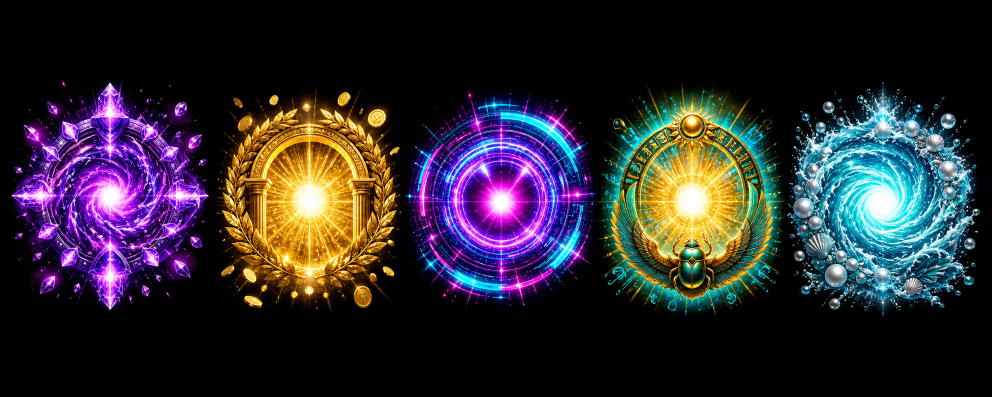
#> input picture qa/source/vslot_theme_bonus_entry_portals_imagegen.png, 1983 x 793 px (shown at 1/2 size)
$ python -i slice_imagegen_bonus_entry_portals.py   (imports and definitions only)
#> lines starting #> are read from the running program, lines starting #| are printed output that depends on the picture
#> further down, picture is the input picture: PIL image 1983x793 RGB; mean R, G, B 44.5, 39.6, 46.6
from pathlib import Path

from PIL import Image, ImageDraw, ImageEnhance, ImageFilter, ImageOps


from vslot_asset_toolchain import verify_asset_toolchain

# [1 line not run here, left out]

ROOT = Path(__file__).resolve().parents[1]
SOURCE = ROOT / "qa/source/vslot_theme_bonus_entry_portals_imagegen.png"
OUT_DIR = ROOT / "app/src/main/res/drawable-nodpi"
PREVIEW = ROOT / "qa/screenshots/theme_bonus_entry_portals_contact_sheet.png"
MOCKUP = ROOT / "qa/screenshots/theme_bonus_entry_portals_on_reels_contact_sheet.png"

GRID_COLUMNS = 5
TARGET_SIZE = (1000, 720)

CELLS = [
    ("bonus_entry_portal_violet", "Violet", "violet", ("vf_symbol_diamond.webp", "vf_symbol_v_wild.webp", "vf_symbol_star.webp")),
    ("bonus_entry_portal_roman", "Roman", "roman", ("rr_symbol_laurel.webp", "rr_symbol_v_wild.webp", "rr_symbol_coin.webp")),
    ("bonus_entry_portal_neon", "Neon", "neon", ("nn_symbol_neon_seven.webp", "nn_symbol_v_wild.webp", "nn_symbol_holo_chip.webp")),
    ("bonus_entry_portal_pharaoh", "Pharaoh", "pharaoh", ("pg_symbol_scarab.webp", "pg_symbol_v_wild.webp", "pg_symbol_ankh.webp")),
    ("bonus_entry_portal_ocean", "Ocean", "ocean", ("op_symbol_shell.webp", "op_symbol_v_wild.webp", "op_symbol_pearl.webp")),
]


# [15 lines left out: function active_bbox, not called in this run]


def alpha_from_luminance(image: Image.Image) -> Image.Image:
    luminance = ImageOps.grayscale(image)
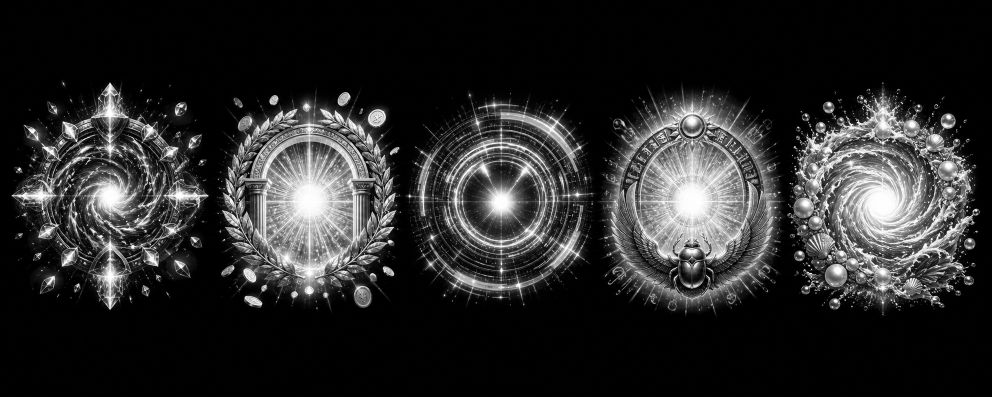
#> luminance: PIL image 1983x793 L (shown at 1/2 size); min 0, max 255, mean 41.8
    alpha = luminance.point(
        lambda value: 0
        if value < 6
        else min(235, int(((value - 6) / 128) ** 1.08 * 255))
    )
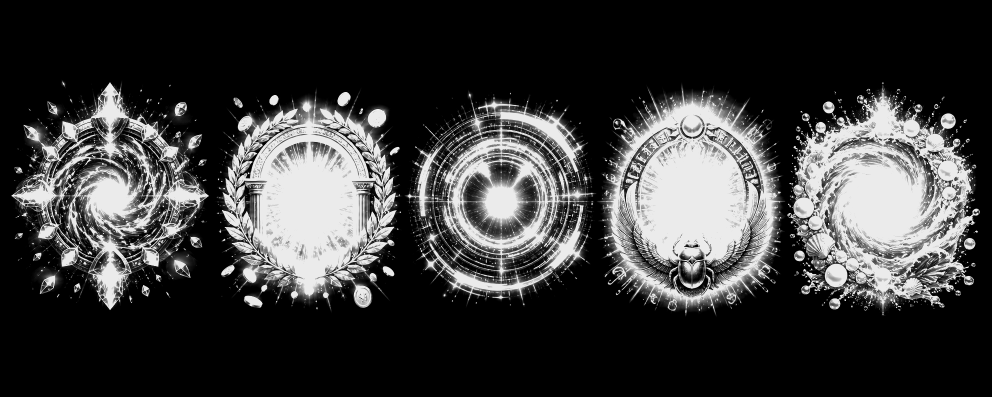
#> alpha: PIL image 1983x793 L (shown at 1/2 size); min 0, max 235, mean 58.5
    return alpha.filter(ImageFilter.GaussianBlur(radius=0.32))


# [141 lines left out: functions fade_outer_frame, crop_panel, checkerboard, load_symbol, symbol_grid, build_preview and 2 more, not called in this run]


# [2 lines not run here, left out]

>>> from PIL import Image
>>> picture = Image.open('../qa/source/vslot_theme_bonus_entry_portals_imagegen.png')
>>> result = alpha_from_luminance(picture)

$ run again, on qa/source/vslot_bg_home_imagegen.png
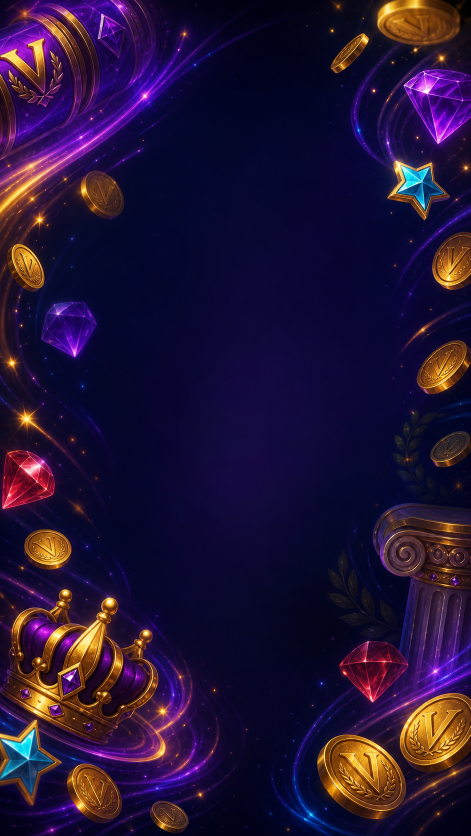
#> input picture qa/source/vslot_bg_home_imagegen.png, 941 x 1672 px (shown at 1/2 size)
#> picture is the input picture: PIL image 941x1672 RGB; mean R, G, B 35.6, 19.3, 54.1
#> in alpha_from_luminance, `luminance = ImageOps.grayscale(image)`:
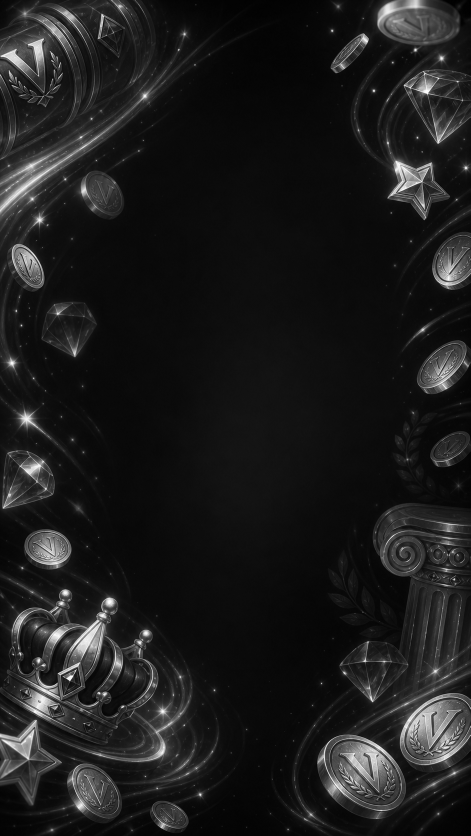
#> luminance: PIL image 941x1672 L (shown at 1/2 size); min 0, max 255, mean 28.1
#> in alpha_from_luminance, `alpha = luminance.point( lambda value: 0 if value < 6 else min(235, in..`:
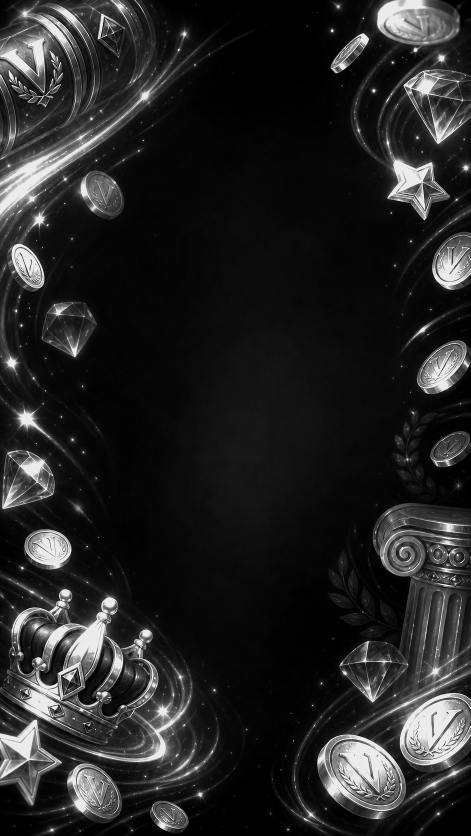
#> alpha: PIL image 941x1672 L (shown at 1/2 size); min 0, max 235, mean 36.9

$ run again, on qa/source/vslot_bg_roman_reels_imagegen.png
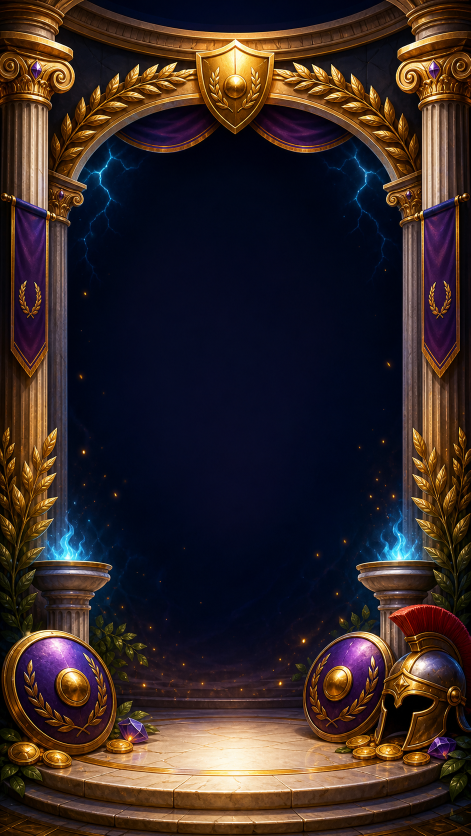
#> input picture qa/source/vslot_bg_roman_reels_imagegen.png, 941 x 1672 px (shown at 1/2 size)
#> picture is the input picture: PIL image 941x1672 RGB; mean R, G, B 53.4, 39.9, 38.4
#> in alpha_from_luminance, `luminance = ImageOps.grayscale(image)`:
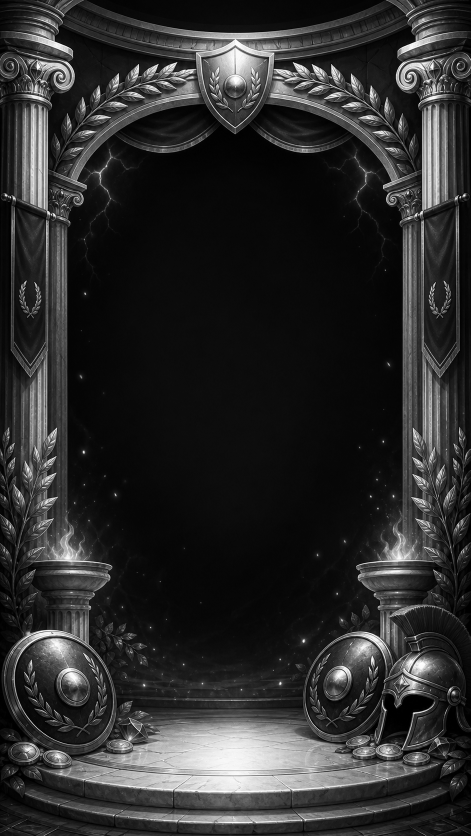
#> luminance: PIL image 941x1672 L (shown at 1/2 size); min 0, max 255, mean 43.8
#> in alpha_from_luminance, `alpha = luminance.point( lambda value: 0 if value < 6 else min(235, in..`:
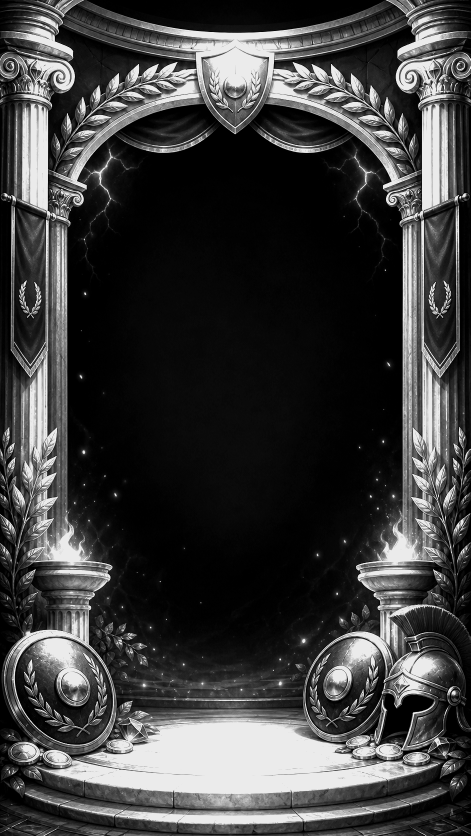
#> alpha: PIL image 941x1672 L (shown at 1/2 size); min 0, max 235, mean 60.5
